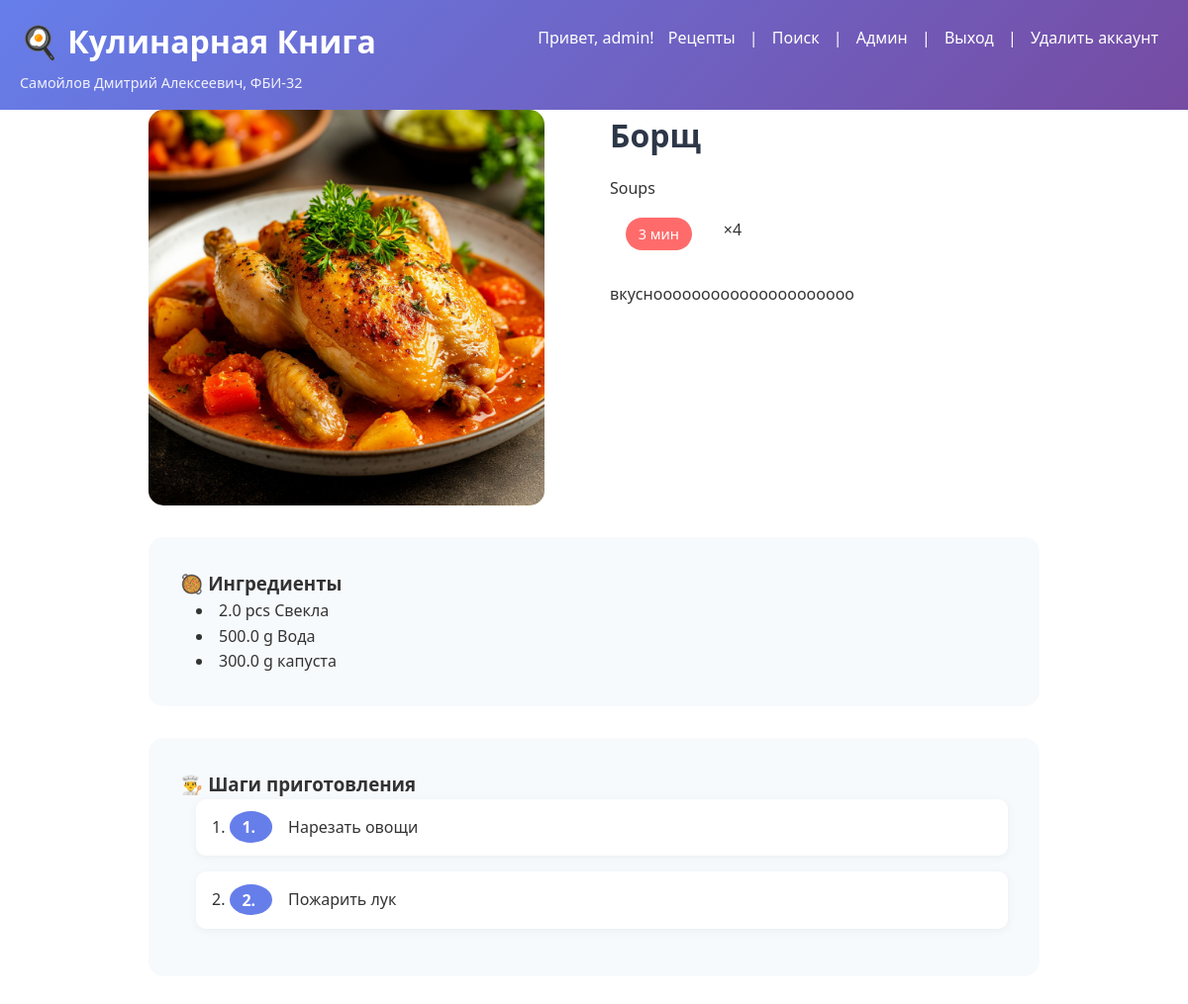
Screenshot of /recipe/3 (signed in) with the database file from the repository.
### tables this page shows
CREATE TABLE recipes (
    id INTEGER PRIMARY KEY AUTOINCREMENT,
    title TEXT NOT NULL,
    description TEXT,
    cooking_time INTEGER,
    servings INTEGER,
    category_id INTEGER,
    image_path TEXT,
    created_at TIMESTAMP DEFAULT CURRENT_TIMESTAMP
);

CREATE TABLE categories (
    id INTEGER PRIMARY KEY AUTOINCREMENT,
    name TEXT UNIQUE NOT NULL
);

CREATE TABLE recipe_ingredients (
    recipe_id INTEGER,
    ingredient_id INTEGER,
    quantity REAL,
    PRIMARY KEY (recipe_id, ingredient_id)
);

CREATE TABLE ingredients (
    id INTEGER PRIMARY KEY AUTOINCREMENT,
    name TEXT UNIQUE NOT NULL,
    unit TEXT
);

CREATE TABLE recipe_steps (
    id INTEGER PRIMARY KEY AUTOINCREMENT,
    recipe_id INTEGER,
    step_number INTEGER NOT NULL,
    description TEXT NOT NULL
);

### app.py (the view)
@app.route('/recipe/<int:recipe_id>')
def recipe_detail(recipe_id):
    if not session.get('login'):
        return redirect(url_for('login'))
    conn, cur = db_connect()
    param = (recipe_id,)
    if app.config['DB_TYPE'] == 'postgres':
        cur.execute("""
            SELECT r.*, c.name as category_name
            FROM recipes r
            LEFT JOIN categories c ON r.category_id = c.id
            WHERE r.id = %s
        """, param)
    else:
        cur.execute("""
            SELECT r.*, c.name as category_name
            FROM recipes r
            LEFT JOIN categories c ON r.category_id = c.id
            WHERE r.id = ?
        """, param)
    recipe = cur.fetchone()
    if not recipe:
        db_close(conn, cur)
        return "Рецепт не найден", 404
    if app.config['DB_TYPE'] == 'postgres':
        cur.execute("""
            SELECT i.name, i.unit, ri.quantity
            FROM recipe_ingredients ri
            JOIN ingredients i ON ri.ingredient_id = i.id
            WHERE ri.recipe_id = %s
        """, param)
        ingredients = cur.fetchall()
        cur.execute("""
            SELECT step_number, description
            FROM recipe_steps
            WHERE recipe_id = %s
            ORDER BY step_number
        """, param)
        steps = cur.fetchall()
    else:
        cur.execute("""
            SELECT i.name, i.unit, ri.quantity
            FROM recipe_ingredients ri
            JOIN ingredients i ON ri.ingredient_id = i.id
            WHERE ri.recipe_id = ?
        """, param)
        ingredients = cur.fetchall()
        cur.execute("""
            SELECT step_number, description
            FROM recipe_steps
            WHERE recipe_id = ?
            ORDER BY step_number
        """, param)
        steps = cur.fetchall()
    db_close(conn, cur)
    return render_template('recipe_detail.html', recipe=recipe, ingredients=ingredients,
                           steps=steps, student_info=STUDENT_INFO)

### app.py (called while the page is built)
def db_connect():
    if os.environ.get('USE_DB') == 'postgres':
        conn = psycopg2.connect(
            host='127.0.0.1',
            database='dimasam',
            user='dimasam',
            password='123'
        )
        cur = conn.cursor(cursor_factory=RealDictCursor)
        app.config['DB_TYPE'] = 'postgres'
        print("Подключено к PostgreSQL (dimasam)")
        return conn, cur
    else:
        conn = sqlite3.connect(SQLITE_DB_PATH, check_same_thread=False)
        conn.row_factory = sqlite3.Row
        cur = conn.cursor()
        app.config['DB_TYPE'] = 'sqlite'
        print(f"Подключено к SQLite: {SQLITE_DB_PATH}")
        return conn, cur

def db_close(conn, cur):
    conn.commit()
    cur.close()
    conn.close()

### templates/recipe_detail.html (shortened to what this page needs)
{% extends "base.html" %}
{% block content %}
<div class="recipe-detail">
    <div class="recipe-header">
        {% if recipe.image_path %}
        <img src="{{ url_for('static', filename='images/' + recipe.image_path) }}" alt="{{ recipe.title }}">
        {% else %}
        <div class="no-image-large">📷 {{ recipe.title }}</div>
        {% endif %}
        <div class="recipe-info">
            <h1>{{ recipe.title }}</h1>
            {% if recipe.category_name %}
            <span class="category">{{ recipe.category_name }}</span>
            {% endif %}
            <div class="recipe-meta">
                <span class="time">{{ recipe.cooking_time }} мин</span>
                <span class="servings">×{{ recipe.servings }}</span>
            </div>
            {% if recipe.description %}
            <p>{{ recipe.description }}</p>
            {% endif %}
        </div>
    </div>
    <div class="recipe-content">
        <section class="ingredients-section">
            <h3>🥘 Ингредиенты</h3>
            <ul class="ingredients-list">
                {% for ingredient in ingredients %}
                <li>{{ ingredient.quantity }} {{ ingredient.unit }} {{ ingredient.name }}</li>
                {% endfor %}
            </ul>
        </section>
        <section class="steps-section">
            <h3>👨‍🍳 Шаги приготовления</h3>
            <ol class="steps-list">
                {% for step in steps %}
                <li>{{ step.description }}</li>
                {% endfor %}
            </ol>
        </section>
    </div>
</div>
{% endblock %}

### static/style.css (style rules this page uses)
* { margin: 0; padding: 0; box-sizing: border-box; }
body { font-family: 'Segoe UI', Tahoma, Geneva, Verdana, sans-serif; line-height: 1.6; color: #333; }
.time { display: inline-block; background: #ff6b6b; color: white; padding: 0.3rem 0.8rem; border-radius: 20px; margin: 0 1rem 1rem; font-size: 0.9rem; }

### templates/recipe_detail.html (style rules this page uses)
.recipe-detail { max-width: 900px; margin: 0 auto; }
.recipe-header { display: grid; grid-template-columns: 1fr 1fr; gap: 2rem; margin-bottom: 2rem; }
.recipe-header img, .no-image-large { grid-row: span 2; height: 400px; object-fit: cover; border-radius: 15px; }
.recipe-info h1 { margin-bottom: 1rem; color: #2d3748; }
.recipe-meta { display: flex; gap: 1rem; margin: 1rem 0; }
.ingredients-section, .steps-section { background: #f7fafc; padding: 2rem; border-radius: 15px; margin-bottom: 2rem; }
.ingredients-list, .steps-list { list-style-position: inside; padding-left: 1rem; }
.steps-list { counter-reset: step-counter; }
.steps-list li { counter-increment: step-counter; padding: 1rem; background: white; margin-bottom: 1rem; border-radius: 10px; box-shadow: 0 2px 10px rgba(0,0,0,0.05); }
.steps-list li:before { content: counter(step-counter) ". "; background: #667eea; color: white; padding: 0.3rem 0.8rem; border-radius: 50%; font-weight: bold; margin-right: 1rem; }

### rows the page displays
recipes: image_path (picture), title "Борщ", cooking_time "3", servings "4", description "вкуснооооооооооооооооооооо"
categories: category_name "Soups"
recipe_ingredients: quantity "2.0", unit "pcs", name "Свекла"
recipe_ingredients: quantity "500.0", unit "g", name "Вода"
recipe_ingredients: quantity "300.0", unit "g", name "капуста"
recipe_steps: description "Нарезать овощи"
recipe_steps: description "Пожарить лук"

### other values shown
{{ session.login }} "admin"
{{ student_info }} "Самойлов Дмитрий Алексеевич, ФБИ-32"
